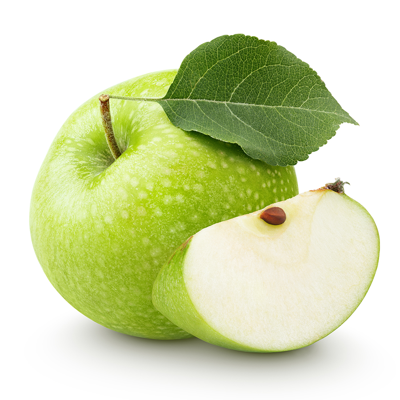
#> input picture SEG/images/apple400.png, 400 x 400 px
$ python chia_anh_thanh_4_phan.py
#> lines starting #> are read from the running program, lines starting #| are printed output that depends on the picture
import os
import tkinter as tk
from tkinter import filedialog
from PIL import Image

# Tạo cửa sổ Tkinter và ẩn nó đi
root = tk.Tk()
root.withdraw()

# Hộp thoại chọn ảnh
image_path = filedialog.askopenfilename(
    title="Chọn ảnh",
    filetypes=[("Image Files", "*.png;*.jpg;*.jpeg;*.bmp;*.gif")]
)
#> the answer given: apple400.png

if not image_path:
    print("Không có ảnh nào được chọn!")
    exit()

# Mở ảnh
try:
    img = Image.open(image_path)
#> img is the input picture: PIL image 400x400 RGB; mean R, G, B 211.2, 219.8, 176.6
except Exception as e:
    print(f"Lỗi khi mở ảnh: {e}")
    exit()

# Lấy kích thước ảnh gốc
img_width, img_height = img.size
#> img_width = 400; img_height = 400

# Định nghĩa kích thước từng phần (chia 2)
part_width = img_width // 2
#> part_width = 200
part_height = img_height // 2
#> part_height = 200

# Lấy tên file gốc (không có phần mở rộng)
base_name, ext = os.path.splitext(os.path.basename(image_path))

# Chia ảnh thành 4 phần
parts = [
    (0, 0, part_width, part_height),  # Góc trên trái
    (part_width, 0, img_width, part_height),  # Góc trên phải
    (0, part_height, part_width, img_height),  # Góc dưới trái
    (part_width, part_height, img_width, img_height)  # Góc dưới phải
]

# Chọn thư mục để lưu ảnh
output_dir = filedialog.askdirectory(title="Chọn thư mục lưu ảnh")
#> the answer given: .
if not output_dir:
    print("Không có thư mục nào được chọn!")
    exit()

# Cắt và lưu từng phần
for i, box in enumerate(parts, start=1):
    part_img = img.crop(box)
    part_img.save(os.path.join(output_dir, f"{base_name}_part{i}{ext}"))
#> this loop made 4 passes
#> pass 1, `part_img = img.crop(box)`:
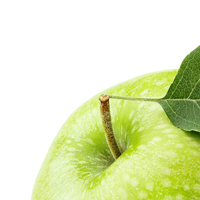
#> part_img: PIL image 200x200 RGB; mean R, G, B 225, 234.4, 189.4
#> pass 2, `part_img = img.crop(box)`:
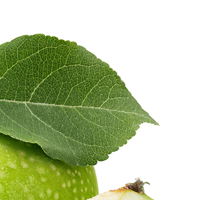
#> part_img: PIL image 200x200 RGB; mean R, G, B 182.8, 196.2, 155.7
#> pass 3, `part_img = img.crop(box)`:
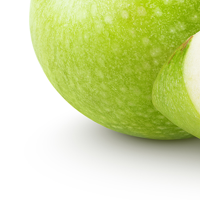
#> part_img: PIL image 200x200 RGB; mean R, G, B 206.9, 219.1, 155.3
#> after the loop:
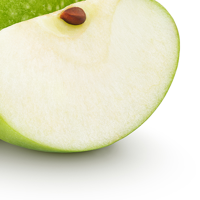
#> part_img: PIL image 200x200 RGB; mean R, G, B 230.3, 229.7, 206.2

print("Chia ảnh thành công!")

$ run again, on SEG/images/resized_image_50x50.png
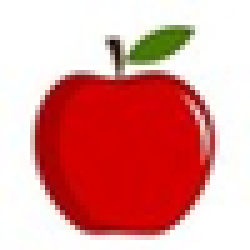
#> input picture SEG/images/resized_image_50x50.png, 50 x 50 px (shown 5 times larger)
#> img is the input picture: PIL image 50x50 RGB; mean R, G, B 225.5, 151.6, 148.6
#> the loop `for i, box in enumerate(parts, start=1):` made 4 passes
#> pass 1, `part_img = img.crop(box)`:
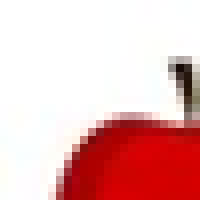
#> part_img: PIL image 25x25 RGB (shown 8 times larger); mean R, G, B 232.9, 186, 185.3
#> after the loop `for i, box in enumerate(parts, start=1):`:
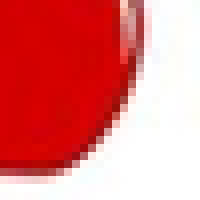
#> part_img: PIL image 25x25 RGB (shown 8 times larger); mean R, G, B 227.2, 122, 121.6
